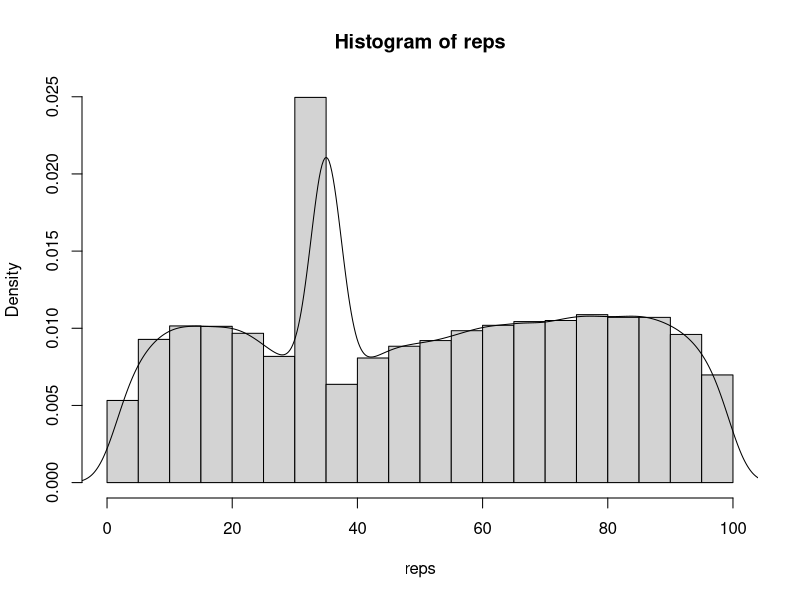
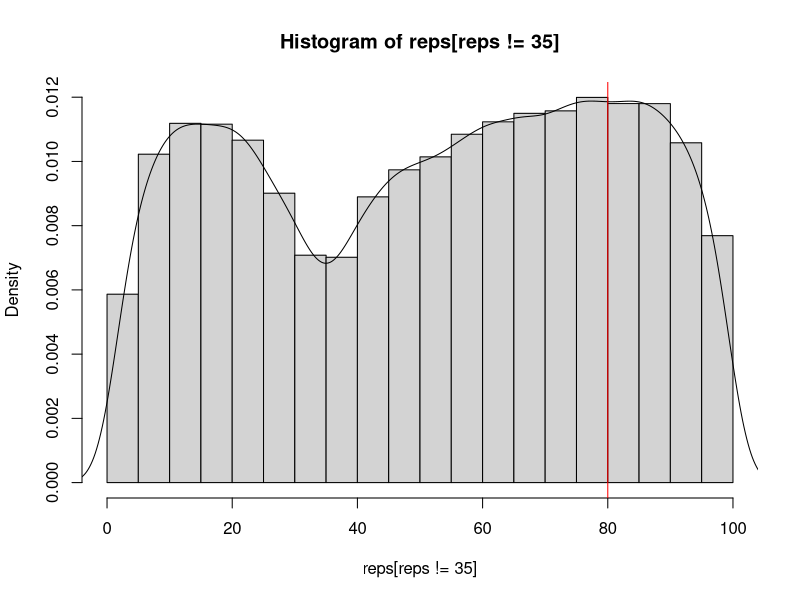

Write R code to recreate these figures, in order. (Note: this script raises an error after producing the figures.)

ssf = function(o){
  guesses = (runif(n = 10, 1, 100))
  guesses = c(guesses, 35)
  guesses = guesses[!duplicated(guesses)]

  
  pick = (runif(n = 1, 1, 100))
  closest = which.min(abs(guesses - pick))
  
  cc = guesses[closest]
  
  cc
}

ssf()

reps = replicate(n = 100000, expr = ssf())

hist(reps, freq = FALSE)
lines(density(reps))


hist(reps[reps != 35], freq = FALSE)
lines(density(reps[reps != 35]))
abline(v = 80, col = "red")

which.max(density(reps[reps != 35]))
